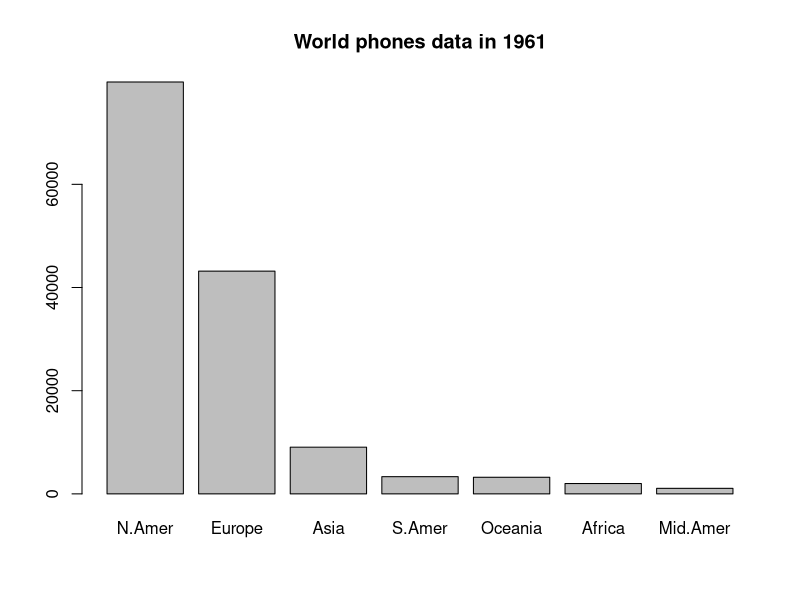
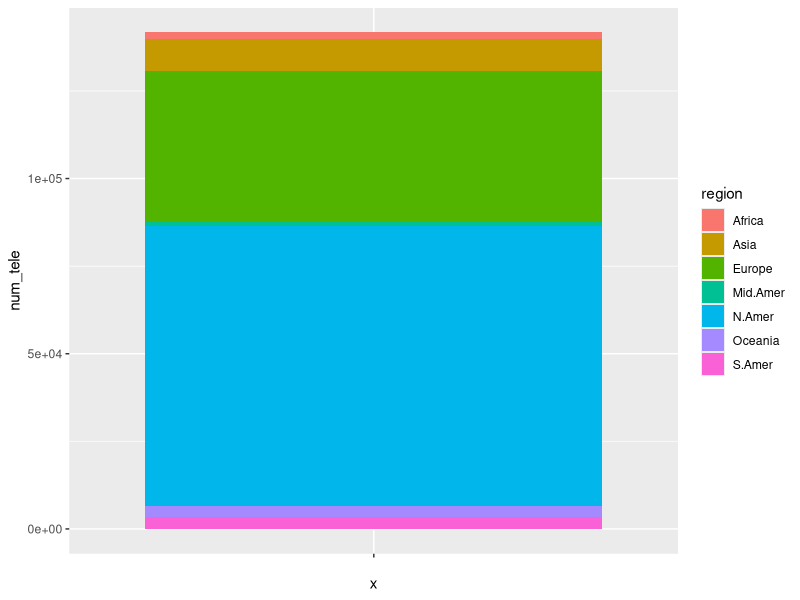
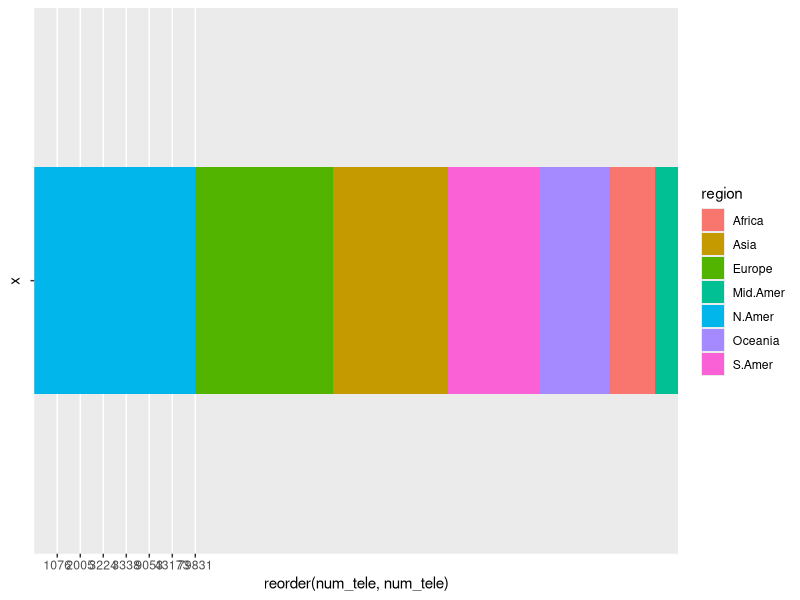
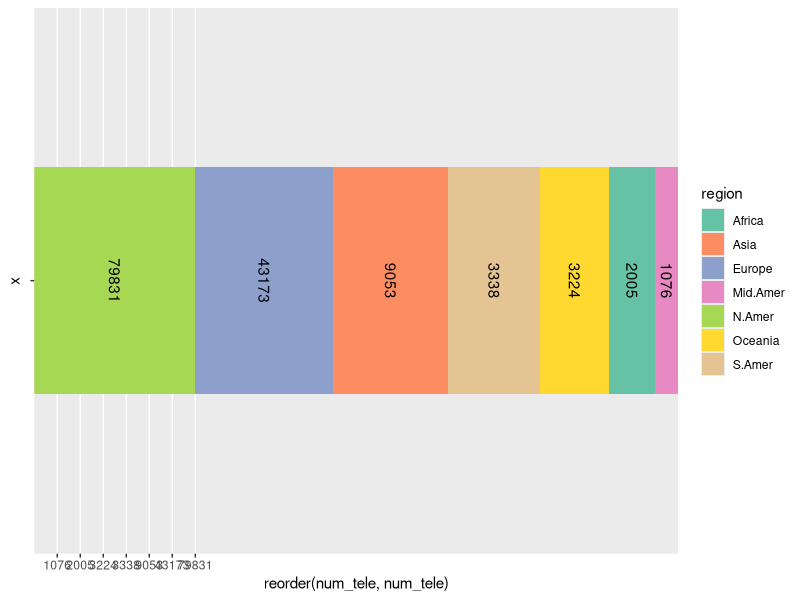
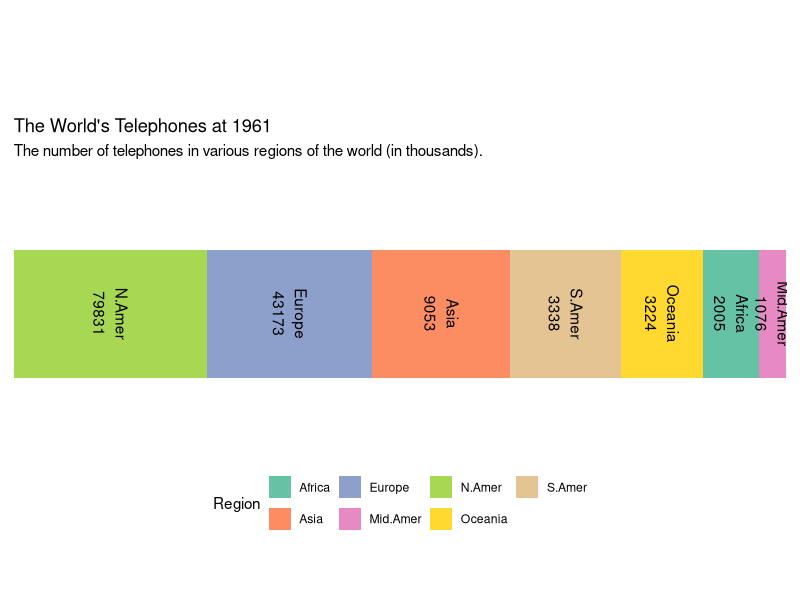

Write the R code that produced these figures, in order.
## ---- chunk 1
graphics.off()
rm(list = ls())
gc()

## ---- chunk 2
version
## ---- chunk 3
library(tidyverse)

## ---- chunk 4
WorldPhones |> head()
## ---- chunk 5
WorldPhones |> class()
## ---- chunk 6
df <- as.data.frame(WorldPhones)
## ---- chunk 7
df <- df |> mutate(year = as.numeric(rownames(df)), .before = "N.Amer")
rownames(df) <- NULL

df

## ---- chunk 8
class(df)
## ---- chunk 9
dim(df)
## ---- chunk 10
barplot(t(WorldPhones)[,7])
title(main = "World phones data in 1961")
## ---- chunk 11
df |> 
  filter(year == "1961") |> 
  pivot_longer(-year, names_to = "region", values_to = "num_tele") |> 
  ggplot(aes(x = "",y = num_tele, fill = region)) +
  geom_col()

## ---- chunk 12
df |> 
  filter(year == "1961") |> 
  pivot_longer(-year, names_to = "region", values_to = "num_tele") |> 
  ggplot(aes(x = "",y = reorder(num_tele, num_tele), fill = region)) +
  geom_col(width = 0.5) +
  coord_flip()
## ---- chunk 13
df |> 
  filter(year == "1961") |> 
  pivot_longer(-year, names_to = "region", values_to = "num_tele") |> 
  ggplot(aes(x = "",y = reorder(num_tele, num_tele), fill = region)) +
  geom_col(width = 0.5) +
  geom_text(aes(label = num_tele), angle = -90,
            position = position_stack(vjust = 0.5)) +
  scale_fill_brewer(palette = "Set2") +
  coord_flip()
## ---- chunk 14
df |> 
  filter(year == "1961") |> 
  pivot_longer(-year, names_to = "region", values_to = "num_tele") |> 
  ggplot(aes(x = "",y = reorder(num_tele, num_tele), fill = region)) +
  geom_col(width = 0.5) +
  geom_text(aes(label = paste0(region,"\n",num_tele)), angle = -90,
            position = position_stack(vjust = 0.5)) +
  scale_fill_brewer(palette = "Set2") +
  coord_flip() +
  labs(title = "The World's Telephones at 1961",
       subtitle = "The number of telephones in various regions of the world (in thousands).",
       fill = "Region") +
  theme_void() +
  theme(plot.margin = margin(80,10,50,10), legend.position = "bottom")
## ---- chunk 15
ggsave("image.png")
